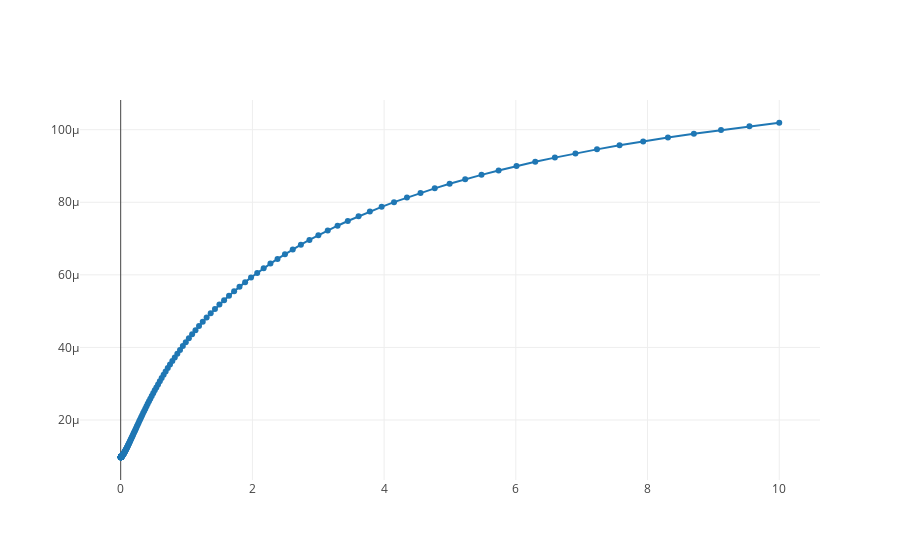

Here is the notebook cell this chart was saved with:
### Code cell
data = []
p = go.Scatter(x= alphas, y=mean_errors, mode='lines+markers', name='Mean Error', hoverinfo='name', line=dict(shape='linear'))
data.append(p)        
layout = dict(
    legend=dict(
        
        traceorder='reversed',
        font=dict(size=16)
    )
)
fig = dict(data=data, layout=layout)
plot.iplot(fig, filename='MPG - MEAN ERROR')

### Figure 1 — Plotly figure (JSON) as saved in the notebook; plotly's stock layout.template omitted (floating-point values rounded to 4 significant figures; data arrays with more than 128 entries replaced by an {"elided": "..."} marker saying what was removed)
{"data": [{"hoverinfo": "name", "line": {"shape": "linear"}, "mode": "lines+markers", "name": "Mean Error", "type": "scatter", "x": {"elided": "200 float values"}, "y": {"elided": "200 float values"}}], "layout": {"legend": {"font": {"size": 16}, "traceorder": "reversed"}}}
